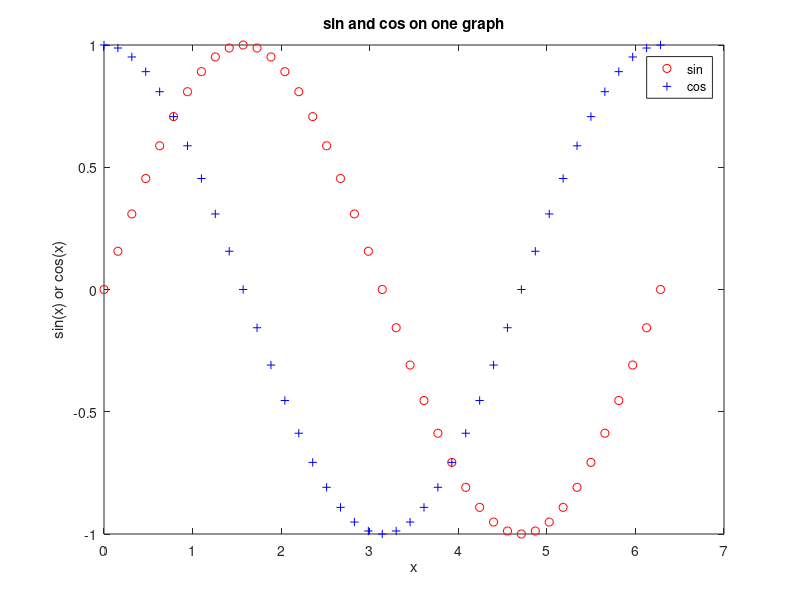

This chart was generated by the following MATLAB code:
% This script plots sin(x) and cos(x) in the same Figure 
%  Window for values of x ranging from 0 to 2pi
 
%% Create vectors and plot
clf  
x = 0: 2*pi/40: 2*pi;
y = sin(x);
plot(x,y,'ro')
hold on
y = cos(x);
plot(x,y,'b+')

%% Add legends, axis labels, and title
legend('sin', 'cos')
xlabel('x')
ylabel('sin(x) or cos(x)')
title('sin and cos on one graph')
